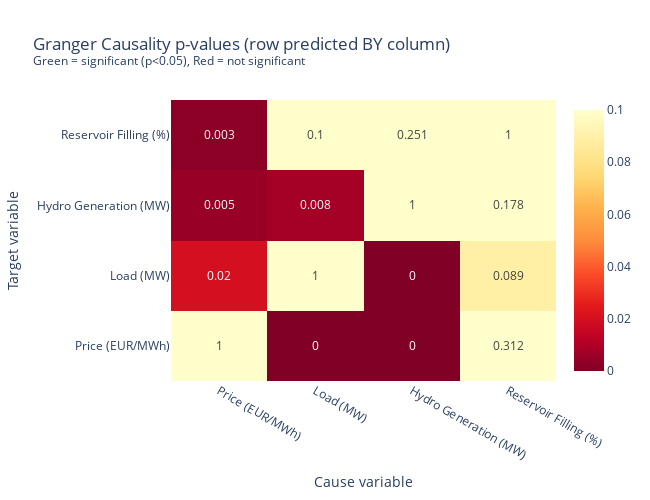

Notebook cell for this chart:
### Code cell
# Granger causality heatmap
fig_granger = go.Figure(data=go.Heatmap(
    z=granger_pvals.values.astype(float),
    x=[TARGETS[c] for c in available],
    y=[TARGETS[c] for c in available],
    text=granger_pvals.values.astype(float).round(3),
    texttemplate="%{text}",
    colorscale="YlOrRd_r",
    zmin=0, zmax=0.1,
))
fig_granger.update_layout(
    title="Granger Causality p-values (row predicted BY column)<br><sup>Green = significant (p<0.05), Red = not significant</sup>",
    height=500, width=650,
    xaxis_title="Cause variable",
    yaxis_title="Target variable",
)
fig_granger.show()

# Summary of significant relationships
print("\nSignificant Granger-causal relationships (p < 0.05):")
for target_col in available:
    for cause_col in available:
        if target_col != cause_col:
            p = granger_pvals.loc[target_col, cause_col]
            if isinstance(p, (int, float)) and p < 0.05:
                print(f"  {TARGETS[cause_col]} -> {TARGETS[target_col]}  (p={p:.4f})")

### Figure 1 — Plotly figure (JSON) as saved in the notebook; plotly's stock layout.template omitted (floating-point values rounded to 4 significant figures)
{"data": [{"colorscale": [[0, "rgb(128,0,38)"], [0.125, "rgb(189,0,38)"], [0.25, "rgb(227,26,28)"], [0.375, "rgb(252,78,42)"], [0.5, "rgb(253,141,60)"], [0.625, "rgb(254,178,76)"], [0.75, "rgb(254,217,118)"], [0.875, "rgb(255,237,160)"], [1, "rgb(255,255,204)"]], "text": [[1.0, 0.0, 0.0, 0.312], [0.02, 1.0, 0.0, 0.089], [0.005, 0.008, 1.0, 0.178], [0.003, 0.1, 0.251, 1.0]], "texttemplate": "%{text}", "type": "heatmap", "x": ["Price (EUR/MWh)", "Load (MW)", "Hydro Generation (MW)", "Reservoir Filling (%)"], "y": ["Price (EUR/MWh)", "Load (MW)", "Hydro Generation (MW)", "Reservoir Filling (%)"], "z": [[1.0, 0.000138, 2.651e-08, 0.3118], [0.02007, 1.0, 3.084e-05, 0.08931], [0.005079, 0.007673, 1.0, 0.1782], [0.002629, 0.1001, 0.251, 1.0]], "zmax": 0.1, "zmin": 0}], "layout": {"height": 500, "title": {"text": "Granger Causality p-values (row predicted BY column)<br><sup>Green = significant (p<0.05), Red = not significant</sup>"}, "width": 650, "xaxis": {"title": {"text": "Cause variable"}}, "yaxis": {"title": {"text": "Target variable"}}}}
